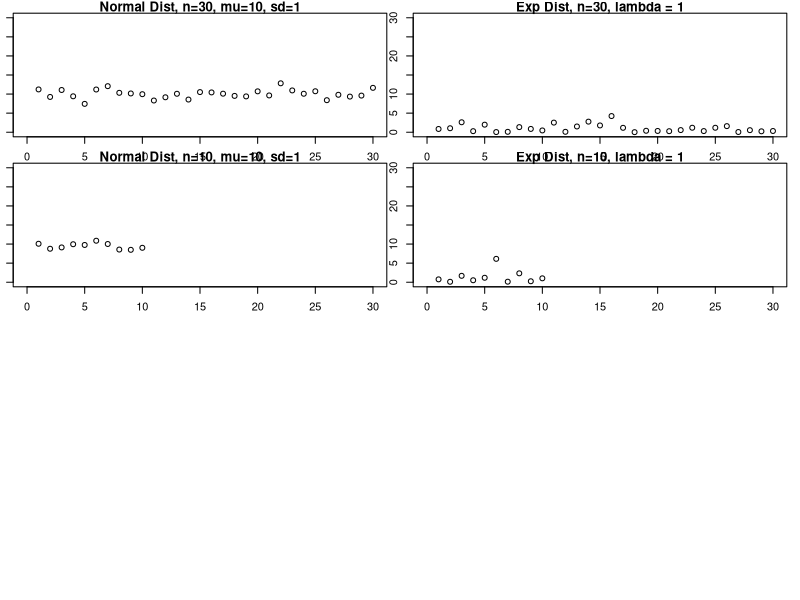
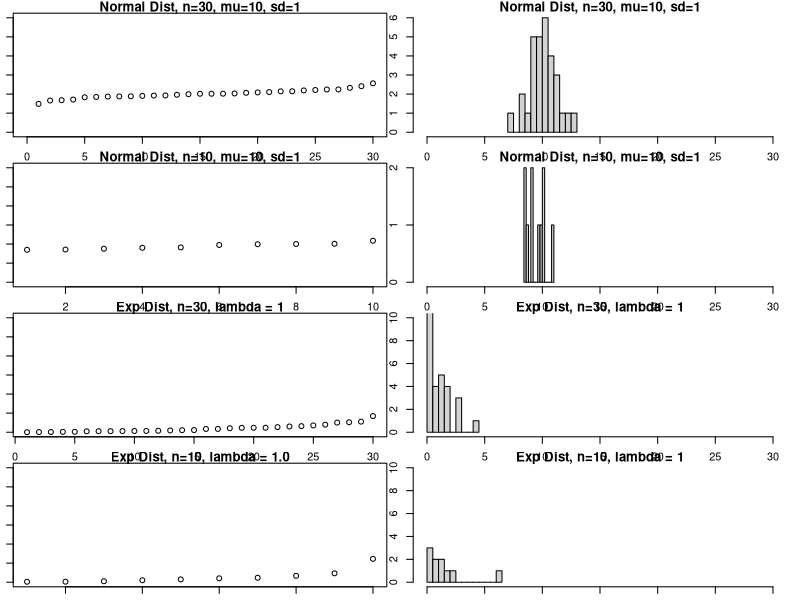
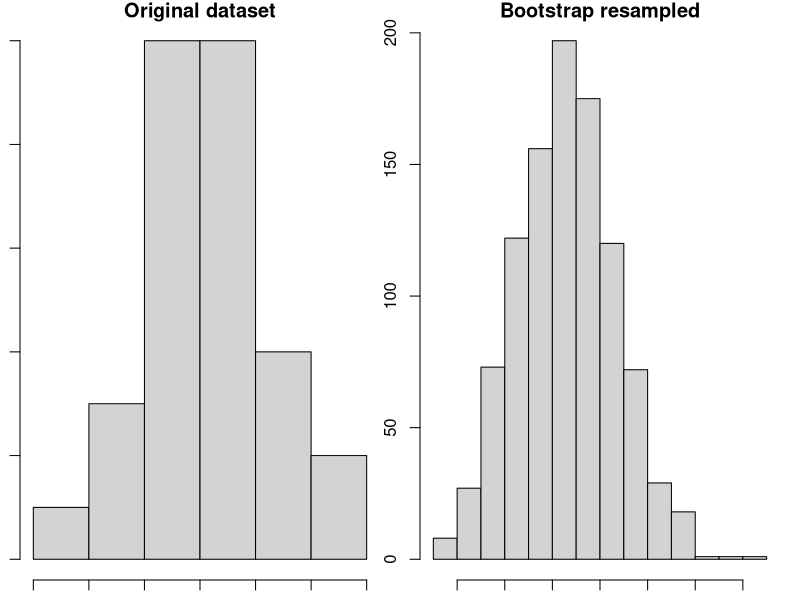
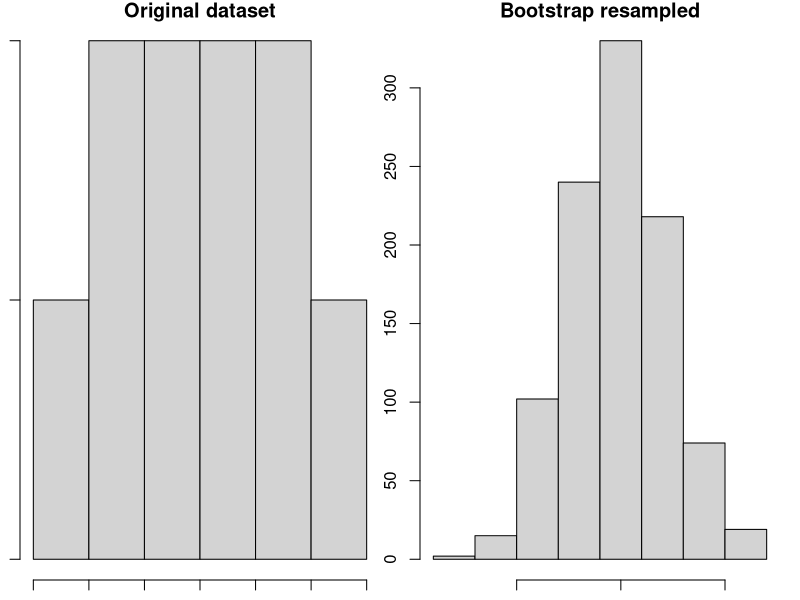
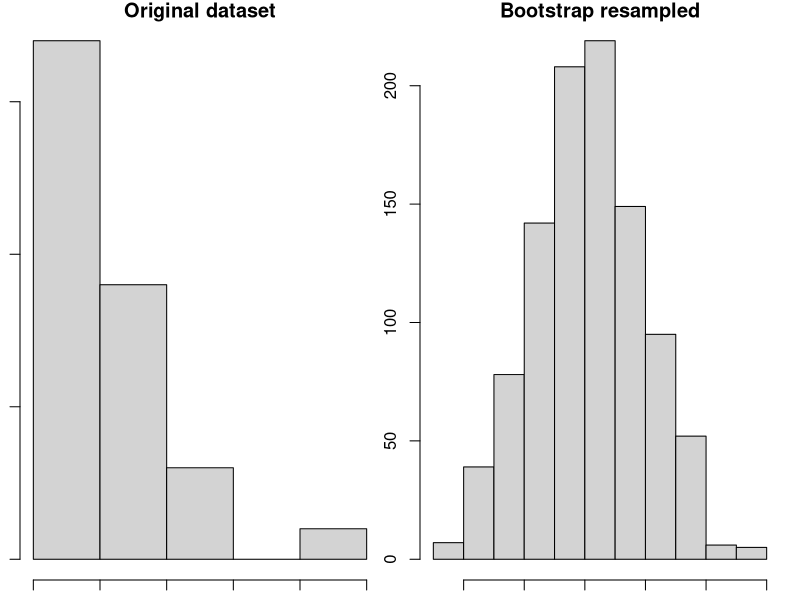
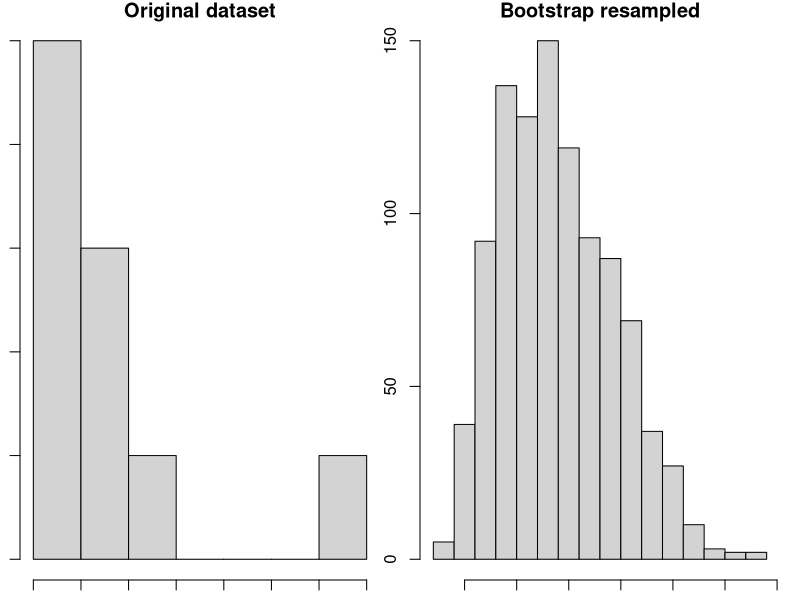

Reproduce these figures in R, in order.
## ---- chunk 1
require("boot")
require("psych")
knitr::opts_chunk$set(echo = TRUE)
## ---- chunk 2
Normal.dataset.n30mu10s1 <- rnorm(30,10,1)
Normal.dataset.n10mu10s1 <- rnorm(10,10,1)
Normal.dataset.n30mu15s1 <- rnorm(30,15,1)

Exponential.dataset.n30lambda1.0 <- rexp(30,1)
Exponential.dataset.n10lambda1.0 <- rexp(10,1)
#Exponential.dataset.n30lambda0.25 <- rexp(30,.25)
## ---- chunk 3
head(Normal.dataset.n30mu10s1, n= 10)
head(Normal.dataset.n10mu10s1, n= 10) 
#head(Normal.dataset.n30mu15s1, n= 10) 

head(Exponential.dataset.n30lambda1.0, n= 10) 
head(Exponential.dataset.n10lambda1.0, n= 10)
#head(Exponential.dataset.n30lambda0.5, n= 10) 

## ---- chunk 4

par(mfrow=c(4,2),mar=c(1,1,1,1))

plot(Normal.dataset.n30mu10s1,xlim=c(0,30), ylim=c(0,30), main="Normal Dist, n=30, mu=10, sd=1")
plot(Exponential.dataset.n30lambda1.0,xlim=c(0,30), ylim=c(0,30), main="Exp Dist, n=30, lambda = 1")

plot(Normal.dataset.n10mu10s1,xlim=c(0,30), ylim=c(0,30), main="Normal Dist, n=10, mu=10, sd=1")
plot(Exponential.dataset.n10lambda1.0,xlim=c(0,30), ylim=c(0,30), main="Exp Dist, n=10, lambda = 1")

#plot(Normal.dataset.n30mu15s1,xlim=c(0,30), ylim=c(0,30), main="Normal Dist, n=30, mu=15, sd=1")
#plot(Exponential.dataset.n30lambda0.25,xlim=c(0,30), ylim=c(0,30), main="Exp Dist, n=30, lambda = 0.25")
## ---- chunk 5

par(mfrow=c(4,2),mar=c(1,1,1,1))

plot(sort(Normal.dataset.n30mu10s1), xlim=c(0,30), ylim=c(0,30), main="Normal Dist, n=30, mu=10, sd=1")
hist(Normal.dataset.n30mu10s1,breaks = 10,xlim=c(0,30), main="Normal Dist, n=30, mu=10, sd=1")

plot(sort(Normal.dataset.n10mu10s1), ylim=c(0,30), main="Normal Dist, n=10, mu=10, sd=1")
hist(Normal.dataset.n10mu10s1,breaks = 10,xlim=c(0,30), main="Normal Dist, n=10, mu=10, sd=1")

#plot(sort(Normal.dataset.n30mu15s1), ylim=c(0,30), main="Normal Dist, n=30, mu=15, sd=1")
#hist(Normal.dataset.n30mu15s1,breaks = 10,xlim=c(0,30), main="Normal Dist, n=30, mu=15, sd=1")

plot(sort(Exponential.dataset.n30lambda1.0), ylim=c(0,30), main="Exp Dist, n=30, lambda = 1")
hist(Exponential.dataset.n30lambda1.0,breaks = 10,xlim=c(0,30), ylim=c(0,10), main="Exp Dist, n=30, lambda = 1")

plot(sort(Exponential.dataset.n10lambda1.0), ylim=c(0,30), main="Exp Dist, n=10, lambda = 1.0")
hist(Exponential.dataset.n10lambda1.0,breaks = 10, xlim=c(0,30),ylim=c(0,10), main="Exp Dist, n=10, lambda = 1")

#plot(sort(Exponential.dataset.n30lambda0.25), ylim=c(0,30), main="Exp Dist, n=30, lambda = 0.25")
#hist(Exponential.dataset.n30lambda0.25,breaks=10, xlim=c(0,30),ylim=c(0,10), main="Exp Dist, n=30, lambda = 0.25")

## ---- chunk 6
R <- 1000
Normal.dataset.n30mu10s1.resample <- numeric(R)
Normal.dataset.n10mu10s1.resample <- numeric(R)
#Normal.dataset.n30mu15s1.resample <- numeric(R)
Exponential.dataset.n30lambda1.0.resample <- numeric(R)
Exponential.dataset.n10lambda1.0.resample <- numeric(R)
#Exponential.dataset.n30lambda0.25.resample <- numeric(R)

############################################################
x=Normal.dataset.n30mu10s1
mean(x)
for (i in 1:R) {
  sample <- sample(x, size = length(x), replace = TRUE)
  Normal.dataset.n30mu10s1.resample[i] = mean(sample)
}

par(mfrow = c(1,2))
hist(Normal.dataset.n30mu10s1, main="Original dataset", xlab="Normal Dist, n=30, mu=10, sd=1")
hist(Normal.dataset.n30mu10s1.resample, main="Bootstrap resampled", xlab="Normal Dist")
print("Original dataset")
describe(Normal.dataset.n30mu10s1)
print("Resampled dataset")
describe(Normal.dataset.n30mu10s1.resample)

###########################################################
x=Normal.dataset.n10mu10s1
mean(x)
for (i in 1:R) {
  sample <- sample(x, size = length(x), replace = TRUE)
  Normal.dataset.n10mu10s1.resample[i] = mean(sample)
}

par(mfrow = c(1,2))
hist(Normal.dataset.n10mu10s1, main="Original dataset", xlab="Normal Dist, n=10, mu=10, sd=1")
hist(Normal.dataset.n10mu10s1.resample, main="Bootstrap resampled", xlab="Normal Dist")
print("Original dataset")
describe(Normal.dataset.n10mu10s1)
print("Resampled dataset")
describe(Normal.dataset.n10mu10s1.resample)
################################################################
# x=Normal.dataset.n30mu15s1
# mean(x)
# for (i in 1:R) {
#   sample <- sample(x, size = length(x), replace = TRUE)
#   Normal.dataset.n30mu15s1.resample[i] = mean(sample)
# }
# 
# par(mfrow = c(1,2))
# hist(Normal.dataset.n30mu10s1, main="Original dataset", xlab ="Normal Dist, n=30, mu=15, sd=1")
# hist(Normal.dataset.n30mu10s1.resample, main="Bootstrap resampled", xlab ="Normal Dist, n=30, mu=15, sd=1")
# describe(Normal.dataset.n30mu15s1)
# describe(Normal.dataset.n30mu15s1.resample)
# 


##############################################################
##########################################################
x=Exponential.dataset.n30lambda1.0
resamplex = Exponential.dataset.n30lambda1.0.resample
mean(x)
for (i in 1:R) {
  sample <- sample(x, size = length(x), replace = TRUE)
  resamplex[i] = mean(sample)
}

par(mfrow = c(1,2))
hist(x, main="Original dataset", xlab="Exponential, n=30, lambda = 1.0")
hist(resamplex, main="Bootstrap resampled", xlab="Exponential")
print("Original dataset")
describe(x)
print("Resampled dataset")
describe(resamplex)

##########################################################
x=Exponential.dataset.n10lambda1.0
resamplex = Exponential.dataset.n10lambda1.0.resample
mean(x)
for (i in 1:R) {
  sample <- sample(x, size = length(x), replace = TRUE)
  resamplex[i] = mean(sample)
}

par(mfrow = c(1,2))
hist(x, main="Original dataset", xlab="Exponential, n=10, lambda = 1.0")
hist(resamplex, main="Bootstrap resampled", xlab="Exponential")
print("Original dataset")
describe(x)
print("Resampled dataset")
describe(resamplex)



